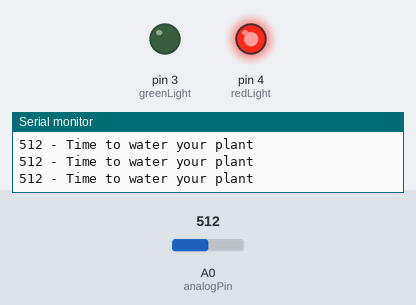
Recording of a program running on a simulated Arduino Uno, built with avr-gcc and run on an emulated ATmega328P. Parts: output pins drawn as LEDs (lit = HIGH), the last lines printed to the serial monitor. Inputs (shaded band) come from the test bench; at power-on: A0 (analogPin) = 512.

Above: at 1.3 s.
1.4 s: A0 (analogPin) set to 213
2.9 s: A0 (analogPin) set to 184
At 4.2 s:
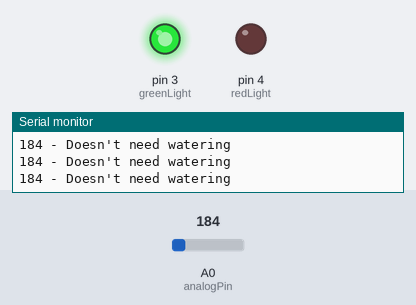
4.5 s: A0 (analogPin) set to 210
At 5.6 s:
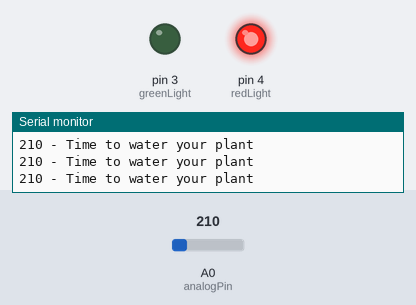
6.0 s: A0 (analogPin) set to 190
At 6.8 s:
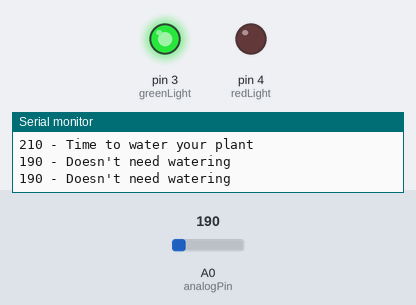
Timing chart, 0 to 8.5 s (numbered marks = the images above; inputs shaded):
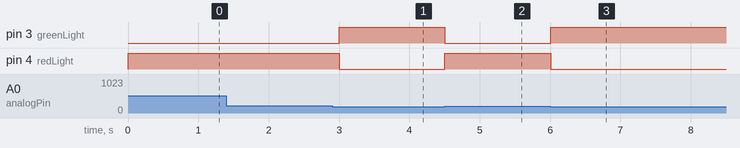

The program:

main.cpp
```cpp
#include <Arduino.h>

int analogPin = A0;
int digitalPin = 2;
int greenLight = 3;
int redLight = 4;

void setup() {
    pinMode(analogPin, INPUT);
    pinMode(digitalPin, INPUT);
    pinMode(greenLight, OUTPUT);
    pinMode(redLight, OUTPUT);

    Serial.begin(115200);
}

void loop() {
    int thresholdValue = 200;

    int sensorValue = analogRead(analogPin);
    Serial.print(sensorValue);

    if(sensorValue < thresholdValue){
        Serial.println(" - Doesn't need watering");
        digitalWrite(redLight, LOW);
        digitalWrite(greenLight, HIGH);
    }
   else {
        Serial.println(" - Time to water your plant");
        digitalWrite(redLight, HIGH);
        digitalWrite(greenLight, LOW);
  }
  delay(500);
}
```

Measured:
- the behaviour switches between 200 and 199 on A0 (analogPin) (found by bisection; images 0 and 1)
- after the input at 2.9 s, pin 3 (greenLight): LOW → HIGH after 0.10 s; pin 4 (redLight): HIGH → LOW after 0.10 s
- after the input at 4.5 s, pin 3 (greenLight): HIGH → LOW at once; pin 4 (redLight): LOW → HIGH at once
- after the input at 6.0 s, pin 3 (greenLight): LOW → HIGH at once; pin 4 (redLight): HIGH → LOW at once
